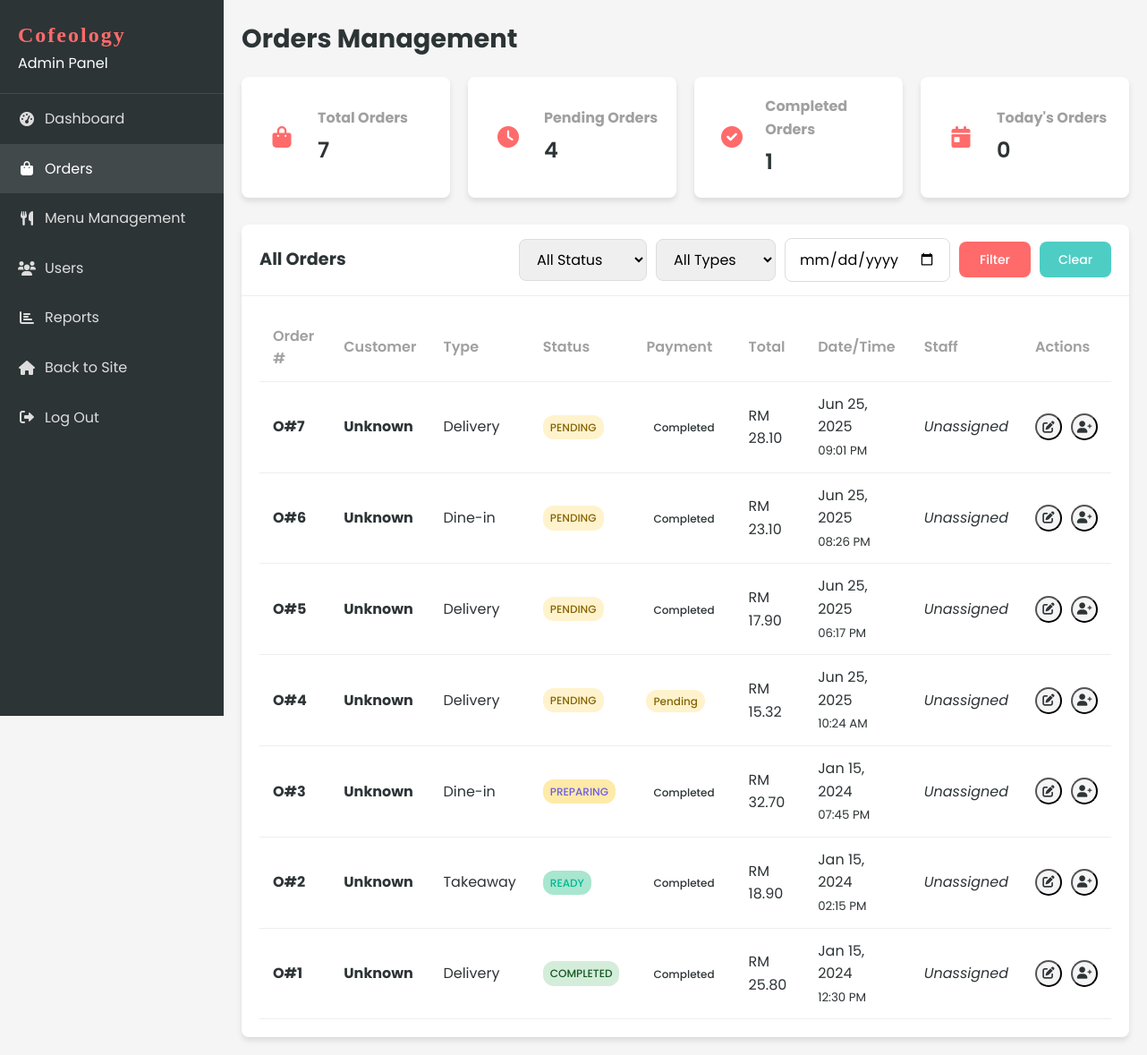
/admin/orders.php (signed in), run on the app's committed database.
### tables this page shows
CREATE TABLE `order` (
  `ORDER_ID` int(11) NOT NULL AUTO_INCREMENT,
  `ORDER_NUMBER` varchar(20) NOT NULL,
  `ORDER_TIME` time NOT NULL,
  `ORDER_DATE` date NOT NULL,
  `ORDER_TYPE` enum('delivery','takeaway','dine-in') NOT NULL,
  `ORDER_STATUS` enum('pending','preparing','ready','out_for_delivery','completed','cancelled') DEFAULT 'pending',
  `TOT_AMOUNT` decimal(10,2) NOT NULL,
  `DELIVERY_ADDRESS` text DEFAULT NULL,
  `PAYMENT_METHOD` varchar(50) DEFAULT NULL,
  `PAYMENT_STATUS` enum('pending','completed','failed') DEFAULT 'pending',
  `CUST_ID` varchar(20) NOT NULL,
  `STAFF_ID` varchar(20) DEFAULT NULL,
  `special_instructions` text DEFAULT NULL,
  `pickup_time` datetime DEFAULT NULL,
  `created_at` timestamp NOT NULL DEFAULT current_timestamp(),
  `updated_at` timestamp NOT NULL DEFAULT current_timestamp() ON UPDATE current_timestamp(),
  PRIMARY KEY (`ORDER_ID`),
  UNIQUE KEY `ORDER_NUMBER` (`ORDER_NUMBER`),
  KEY `idx_order_cust_id` (`CUST_ID`),
  KEY `idx_order_staff_id` (`STAFF_ID`),
  KEY `idx_order_status` (`ORDER_STATUS`),
  KEY `idx_order_date` (`ORDER_DATE`),
  FOREIGN KEY (`CUST_ID`) REFERENCES `customer` (`CUSTOMER_ID`) ON DELETE CASCADE,
  FOREIGN KEY (`STAFF_ID`) REFERENCES `staff` (`STAFF_NUMBER`) ON DELETE SET NULL
);

### includes/functions.php (called while the page is built, shortened)
<?php
function formatCurrency($amount) {
    return 'RM ' . number_format($amount, 2);
}
?>

### admin/orders.php (the view, shortened to what this page needs)
<?php
include '../includes/db_connect.php';
include '../includes/functions.php';
$date_filter = $_GET['date'] ?? '';
$where_clause = '';
$sql = "
    SELECT
        o.ORDER_ID,
        o.ORDER_NUMBER,
        o.ORDER_DATE,
        o.ORDER_TIME,
        o.ORDER_TYPE,
        COALESCE(o.ORDER_STATUS, 'pending') as ORDER_STATUS,
        COALESCE(o.PAYMENT_STATUS, 'pending') as PAYMENT_STATUS,
        o.TOT_AMOUNT,
        o.DELIVERY_ADDRESS,
        o.PAYMENT_METHOD,
        o.special_instructions,
        o.pickup_time,
        c.CUST_NAME as customer_name,
        c.CUST_EMAIL as customer_email,
        c.CUST_NPHONE as customer_phone,
        s.STAFF_NAME as staff_name
    FROM `ORDER` o
    LEFT JOIN CUSTOMER c ON o.CUST_ID = c.CUST_ID
    LEFT JOIN STAFF s ON o.STAFF_ID = s.STAFF_ID
    $where_clause
    ORDER BY o.ORDER_DATE DESC, o.ORDER_TIME DESC
";
$stmt = $conn->prepare($sql);
$stmt->execute();
$orders = $stmt->get_result()->fetch_all(MYSQLI_ASSOC);
$stats = [];
$result = $conn->query("SELECT COUNT(*) as total FROM `ORDER`");
$stats['total_orders'] = $result ? $result->fetch_assoc()['total'] : 0;
$result = $conn->query("SELECT COUNT(*) as total FROM `ORDER` WHERE ORDER_STATUS = 'pending'");
$stats['pending_orders'] = $result ? $result->fetch_assoc()['total'] : 0;
$result = $conn->query("SELECT COUNT(*) as total FROM `ORDER` WHERE ORDER_STATUS = 'completed'");
$stats['completed_orders'] = $result ? $result->fetch_assoc()['total'] : 0;
$today = date('Y-m-d');
$result = $conn->query("SELECT COUNT(*) as total FROM `ORDER` WHERE DATE(ORDER_DATE) = '$today'");
$stats['today_orders'] = $result ? $result->fetch_assoc()['total'] : 0;
?>
<!DOCTYPE html>
<html lang="en">
<head>
    <link rel="stylesheet" href="../css/style.css?v=1.1">
    <link rel="stylesheet" href="../css/dashboard.css?v=1.1">
    <link rel="stylesheet" href="https://cdnjs.cloudflare.com/ajax/libs/font-awesome/6.0.0-beta3/css/all.min.css">
</head>
<body>
    <div class="dashboard-container">
        <?php include 'sidebar.php'; ?>
        <div class="dashboard-content">
            <header class="dashboard-header">
                <div class="header-title">
                    <h1>Orders Management</h1>
                </div>
            </header>
            <div class="dashboard-stats">
                <div class="stat-card">
                    <div class="stat-icon">
                        <i class="fas fa-shopping-bag"></i>
                    </div>
                    <div class="stat-info">
                        <h3>Total Orders</h3>
                        <p><?php echo number_format($stats['total_orders']); ?></p>
                    </div>
                </div>
                <div class="stat-card">
                    <div class="stat-icon">
                        <i class="fas fa-clock"></i>
                    </div>
                    <div class="stat-info">
                        <h3>Pending Orders</h3>
                        <p><?php echo number_format($stats['pending_orders']); ?></p>
                    </div>
                </div>
                <div class="stat-card">
                    <div class="stat-icon">
                        <i class="fas fa-check-circle"></i>
                    </div>
                    <div class="stat-info">
                        <h3>Completed Orders</h3>
                        <p><?php echo number_format($stats['completed_orders']); ?></p>
                    </div>
                </div>
                <div class="stat-card">
                    <div class="stat-icon">
                        <i class="fas fa-calendar-day"></i>
                    </div>
                    <div class="stat-info">
                        <h3>Today's Orders</h3>
                        <p><?php echo number_format($stats['today_orders']); ?></p>
                    </div>
                </div>
            </div>
            <div class="card">
                <div class="card-header">
                    <h2>All Orders</h2>
                    <div class="card-filters">
                        <form method="get" class="filter-form">
                            <select name="status" class="form-control">
                                <option value="">All Status</option>
                            </select>
                            <select name="type" class="form-control">
                                <option value="">All Types</option>
                            </select>
                            <input type="date" name="date" value="<?php echo $date_filter; ?>" class="form-control">
                            <button type="submit" class="btn btn-primary" style="min-width: 80px; height: 40px; font-size: 14px; font-weight: 500;">Filter</button>
                            <a href="orders.php" class="btn btn-secondary" style="min-width: 80px; height: 40px; display: inline-flex; align-items: center; justify-content: center; font-size: 14px; font-weight: 500;">Clear</a>
                        </form>
                    </div>
                </div>
                <div class="card-body">
                    <div class="table-responsive">
                        <table class="table">
                            <thead>
                                <tr>
                                    <th>Order #</th>
                                    <th>Customer</th>
                                    <th>Type</th>
                                    <th>Status</th>
                                    <th>Payment</th>
                                    <th>Total</th>
                                    <th>Date/Time</th>
                                    <th>Staff</th>
                                    <th>Actions</th>
                                </tr>
                            </thead>
                            <tbody>
                                <?php if (empty($orders)): ?>
                                    <tr>
                                        <td colspan="9" class="text-center">No orders found</td>
                                    </tr>
                                <?php else: ?>
                                    <?php foreach ($orders as $order): ?>
                                        <tr>
                                            <td>
                                                <strong><?php echo $order['ORDER_NUMBER'] ?? '#' . $order['ORDER_ID']; ?></strong>
                                            </td>
                                            <td>
                                                <div>
                                                    <strong><?php echo htmlspecialchars($order['customer_name'] ?? 'Unknown'); ?></strong>
                                                    <br>
                                                </div>
                                            </td>
                                            <td><?php echo ucfirst($order['ORDER_TYPE']); ?></td>
                                            <td>
                                                <span class="status-badge <?php echo $order['ORDER_STATUS']; ?>">
                                                    <?php echo ucfirst($order['ORDER_STATUS']); ?>
                                                </span>
                                            </td>
                                            <td>
                                                <span class="payment-badge <?php echo $order['PAYMENT_STATUS']; ?>">
                                                    <?php echo ucfirst($order['PAYMENT_STATUS']); ?>
                                                </span>
                                            </td>
                                            <td><?php echo formatCurrency($order['TOT_AMOUNT']); ?></td>
                                            <td>
                                                <?php echo date('M d, Y', strtotime($order['ORDER_DATE'])); ?>
                                                <br>
                                                <small class="text-muted"><?php echo date('h:i A', strtotime($order['ORDER_TIME'])); ?></small>
                                            </td>
                                            <td>
                                                <?php echo $order['staff_name'] ? htmlspecialchars($order['staff_name']) : '<em>Unassigned</em>'; ?>
                                            </td>
                                            <td>
                                                <div class="table-actions">
                                                    <button class="btn-icon" onclick="updateStatus(<?php echo $order['ORDER_ID']; ?>, '<?php echo $order['ORDER_STATUS']; ?>')" title="Update Status">
                                                        <i class="fas fa-edit"></i>
                                                    </button>
                                                    <button class="btn-icon" onclick="assignStaff(<?php echo $order['ORDER_ID']; ?>)" title="Assign Staff">
                                                        <i class="fas fa-user-plus"></i>
                                                    </button>
                                                </div>
                                            </td>
                                        </tr>
                                    <?php endforeach; ?>
                                <?php endif; ?>
                            </tbody>
                        </table>
                    </div>
                </div>
            </div>
        </div>
    </div>
</body>
</html>

### css/style.css (style rules this page uses)
:root { --primary-color: #ff6b6b; --secondary-color: #4ecdc4; --accent-color: #ffd166; --dark-color: #2d3436; --light-color: #f8f9fa; --success-color: #6bcd69; --warning-color: #ffd166; --danger-color: #e17055; --gray-color: #a0a0a0; --border-radius: 8px; --box-shadow: 0 4px 6px rgba(0, 0, 0, 0.1); --transition: all 0.3s ease; }
* { margin: 0; padding: 0; box-sizing: border-box; }
body { font-family: 'Poppins', "Segoe UI", Tahoma, Geneva, Verdana, sans-serif; line-height: 1.6; color: var(--dark-color); background-color: #f5f5f5; }
a { text-decoration: none; color: var(--primary-color); transition: var(--transition); }
.btn { display: inline-block; padding: 10px 20px; border-radius: var(--border-radius); font-family: 'Poppins', sans-serif; font-weight: 600; text-align: center; cursor: pointer; transition: var(--transition); border: none; }
.btn-primary { background-color: var(--primary-color); color: white; }
.btn-secondary { background-color: var(--secondary-color); color: white; }
.form-control { font-family: 'Poppins', sans-serif; width: 100%; padding: 10px 15px; border: 1px solid #ddd; border-radius: var(--border-radius); font-size: 1rem; }

### css/dashboard.css (style rules this page uses)
.dashboard-container { display: flex; min-height: 100vh; }
.dashboard-content { flex: 1; margin-left: 250px; padding: 20px; background-color: #f5f5f5; }
.dashboard-header { display: flex; justify-content: space-between; align-items: center; margin-bottom: 20px; }
.header-title h1 { margin: 0; font-size: 1.8rem; }
.dashboard-stats { display: grid; grid-template-columns: repeat(auto-fit, minmax(200px, 1fr)); gap: 20px; margin-bottom: 30px; }
.stat-card { background-color: white; border-radius: var(--border-radius); box-shadow: var(--box-shadow); padding: 20px; display: flex; align-items: center; }
.stat-icon { width: 50px; height: 50px; background-color: rgba(var(--primary-color-rgb), 0.1); color: var(--primary-color); border-radius: 50%; display: flex; justify-content: center; align-items: center; font-size: 1.5rem; margin-right: 15px; }
.stat-info h3 { margin: 0 0 5px; font-size: 1rem; color: var(--gray-color); }
.stat-info p { margin: 0; font-size: 1.5rem; font-weight: 600; }
.card { background-color: white; border-radius: var(--border-radius); box-shadow: var(--box-shadow); overflow: hidden; }
.card-header { padding: 15px 20px; border-bottom: 1px solid #eee; display: flex; justify-content: space-between; align-items: center; }
.card-header h2 { margin: 0; font-size: 1.2rem; }
.card-body { padding: 20px; }
.table-responsive { overflow-x: auto; }
.table { width: 100%; border-collapse: collapse; }
.table th, .table td { padding: 12px 15px; text-align: left; border-bottom: 1px solid #eee; }
.table th { font-weight: 600; color: var(--gray-color); }
.table-actions { display: flex; gap: 10px; }
.btn-icon { width: 30px; height: 30px; border-radius: 50%; display: flex; justify-content: center; align-items: center; background-color: #f5f5f5; color: var(--dark-color); cursor: pointer; transition: var(--transition); }
.status-badge { display: inline-block; padding: 3px 8px; border-radius: 20px; font-size: 0.8rem; font-weight: 500; text-transform: uppercase; }
.status-badge.pending { background-color: rgba(255, 193, 7, 0.2); color: #856404; }
.status-badge.preparing { background-color: rgba(0, 123, 255, 0.2); color: #004085; }
.status-badge.ready { background-color: rgba(40, 167, 69, 0.2); color: #155724; }
.status-badge.completed { background-color: rgba(76, 175, 80, 0.2); color: #2e7d32; }

### admin/orders.php (style rules this page uses)
body { font-family: 'Poppins', sans-serif !important; }
.dashboard-header h1, .card-header h2, .stat-info h3, .table th, .table td, .btn, .form-control, .modal-header h3, .form-label { font-family: 'Poppins', sans-serif !important; }
.status-badge { padding: 4px 8px; border-radius: 12px; font-size: 12px; font-weight: 500; }
.status-badge.pending { background-color: #fff3cd; color: #856404; }
.status-badge.preparing { background-color: #ffeaa7; color: #6c5ce7; }
.status-badge.ready { background-color: #a8e6cf; color: #00b894; }
.status-badge.completed { background-color: #d4edda; color: #155724; }
.payment-badge { padding: 4px 8px; border-radius: 12px; font-size: 12px; font-weight: 500; }
.payment-badge.pending { background-color: #fff3cd; color: #856404; }
.filter-form { display: flex; gap: 10px; align-items: center; }
.filter-form .form-control { width: auto; min-width: 120px; }

### data on the page
order: ORDER_NUMBER "O#7", customer_name "Unknown", ORDER_TYPE "Delivery", ORDER_STATUS "PENDING", PAYMENT_STATUS "Completed", TOT_AMOUNT "RM 28.10", ORDER_DATE "Jun 25, 2025", ORDER_TIME "09:01 PM"
order: ORDER_NUMBER "O#6", customer_name "Unknown", ORDER_TYPE "Dine-in", ORDER_STATUS "PENDING", PAYMENT_STATUS "Completed", TOT_AMOUNT "RM 23.10", ORDER_DATE "Jun 25, 2025", ORDER_TIME "08:26 PM"
order: ORDER_NUMBER "O#5", customer_name "Unknown", ORDER_TYPE "Delivery", ORDER_STATUS "PENDING", PAYMENT_STATUS "Completed", TOT_AMOUNT "RM 17.90", ORDER_DATE "Jun 25, 2025", ORDER_TIME "06:17 PM"
order: ORDER_NUMBER "O#4", customer_name "Unknown", ORDER_TYPE "Delivery", ORDER_STATUS "PENDING", PAYMENT_STATUS "Pending", TOT_AMOUNT "RM 15.32", ORDER_DATE "Jun 25, 2025", ORDER_TIME "10:24 AM"
order: ORDER_NUMBER "O#3", customer_name "Unknown", ORDER_TYPE "Dine-in", ORDER_STATUS "PREPARING", PAYMENT_STATUS "Completed", TOT_AMOUNT "RM 32.70", ORDER_DATE "Jan 15, 2024", ORDER_TIME "07:45 PM"
order: ORDER_NUMBER "O#2", customer_name "Unknown", ORDER_TYPE "Takeaway", ORDER_STATUS "READY", PAYMENT_STATUS "Completed", TOT_AMOUNT "RM 18.90", ORDER_DATE "Jan 15, 2024", ORDER_TIME "02:15 PM"
order: ORDER_NUMBER "O#1", customer_name "Unknown", ORDER_TYPE "Delivery", ORDER_STATUS "COMPLETED", PAYMENT_STATUS "Completed", TOT_AMOUNT "RM 25.80", ORDER_DATE "Jan 15, 2024", ORDER_TIME "12:30 PM"

### other printed values
$stats['total_orders'] "7"
$stats['pending_orders'] "4"
$stats['completed_orders'] "1"
$stats['today_orders'] "0"
